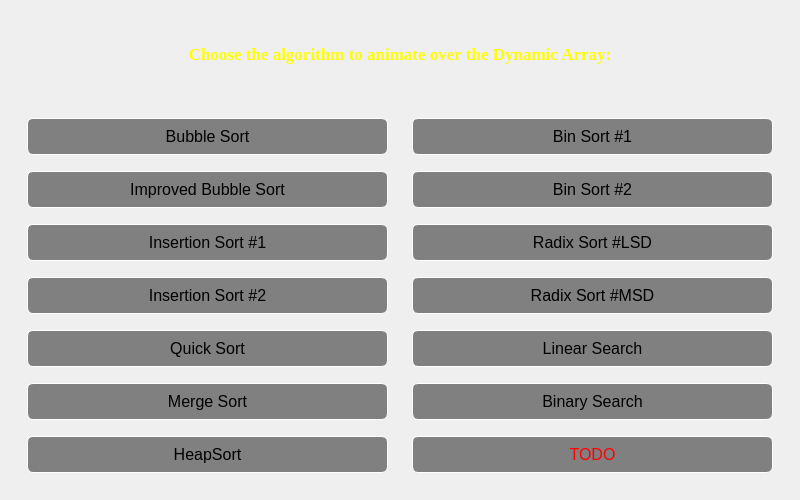
<?xml version="1.0" encoding="UTF-8"?>
<ui version="4.0">
    <class>ArrayPage</class>
    <widget class="QWidget" name="ArrayPage">
        <property name="windowTitle">
            <string>Dynamic Array</string>
        </property>
        <property name="geometry">
            <rect>
                <x>0</x>
                <y>0</y>
                <width>800</width>
                <height>500</height>
            </rect>
        </property>
        <property name="minimumSize">
            <size>
                <width>800</width>
                <height>500</height>
            </size>
        </property>
        <property name="maximumSize">
            <size>
                <width>800</width>
                <height>500</height>
            </size>
        </property>
        <layout class="QVBoxLayout" name="verticalLayout">
            <item>
                <widget class="QLabel" name="label">
                    <property name="font">
                        <font>
                            <family>Times New Roman</family>
                            <pointsize>13</pointsize>
                            <italic>false</italic>
                            <bold>true</bold>
                        </font>
                    </property>
                    <property name="text">
                        <string>Choose the algorithm to animate over the Dynamic Array:</string>
                    </property>
                    <property name="styleSheet">
                        <string notr="true">
                            color: yellow;
                        </string>
                    </property>
                    <property name="alignment">
                        <set>Qt::AlignmentFlag::AlignCenter</set>
                    </property>
                </widget>
            </item>
            <item>
                <layout class="QGridLayout" name="gridLayout">
                    <property name="leftMargin">
                        <number>16</number>
                    </property>
                    <property name="topMargin">
                        <number>16</number>
                    </property>
                    <property name="rightMargin">
                        <number>16</number>
                    </property>
                    <property name="bottomMargin">
                        <number>16</number>
                    </property>
                    <property name="horizontalSpacing">
                        <number>24</number>
                    </property>
                    <property name="verticalSpacing">
                        <number>16</number>
                    </property>

                    <item row="0" column="0">
                        <widget class="QPushButton" name="btnBubbleSort">
                            <property name="text">
                                <string>Bubble Sort</string>
                            </property>
                            <property name="styleSheet">
                                <string notr="true">
                                    QPushButton {
                                    padding: 8px 12px;
                                    color: black;
                                    background: gray;
                                    font-size: 16px;
                                    border: 1px solid white;
                                    border-radius: 6px;
                                    }

                                    QPushButton:hover {
                                    background: #c4c4c4;
                                    }

                                    QPushButton:pressed {
                                    background: #d5e9fd;
                                    font-weight: bold;
                                    }
                                </string>
                            </property>
                            <property name="cursor">
                                <cursorShape>PointingHandCursor</cursorShape>
                            </property>
                        </widget>
                    </item>
                    <item row="1" column="0">
                        <widget class="QPushButton" name="btnImpBubbleSort">
                            <property name="text">
                                <string>Improved Bubble Sort</string>
                            </property>
                            <property name="styleSheet">
                                <string notr="true">
                                    QPushButton {
                                    padding: 8px 12px;
                                    color: black;
                                    background: gray;
                                    font-size: 16px;
                                    border: 1px solid white;
                                    border-radius: 6px;
                                    }

                                    QPushButton:hover {
                                    background: #c4c4c4;
                                    }

                                    QPushButton:pressed {
                                    background: #d5e9fd;
                                    font-weight: bold;
                                    }
                                </string>
                            </property>
                            <property name="cursor">
                                <cursorShape>PointingHandCursor</cursorShape>
                            </property>
                        </widget>
                    </item>
                    <item row="2" column="0">
                        <widget class="QPushButton" name="btnInsertSort1">
                            <property name="text">
                                <string>Insertion Sort #1</string>
                            </property>
                            <property name="styleSheet">
                                <string notr="true">
                                    QPushButton {
                                    padding: 8px 12px;
                                    color: black;
                                    background: gray;
                                    font-size: 16px;
                                    border: 1px solid white;
                                    border-radius: 6px;
                                    }

                                    QPushButton:hover {
                                    background: #c4c4c4;
                                    }

                                    QPushButton:pressed {
                                    background: #d5e9fd;
                                    font-weight: bold;
                                    }
                                </string>
                            </property>
                            <property name="cursor">
                                <cursorShape>PointingHandCursor</cursorShape>
                            </property>
                        </widget>
                    </item>
                    <item row="3" column="0">
                        <widget class="QPushButton" name="btnInsertSort2">
                            <property name="text">
                                <string>Insertion Sort #2</string>
                            </property>
                            <property name="styleSheet">
                                <string notr="true">
                                    QPushButton {
                                    padding: 8px 12px;
                                    color: black;
                                    background: gray;
                                    font-size: 16px;
                                    border: 1px solid white;
                                    border-radius: 6px;
                                    }

                                    QPushButton:hover {
                                    background: #c4c4c4;
                                    }

                                    QPushButton:pressed {
                                    background: #d5e9fd;
                                    font-weight: bold;
                                    }
                                </string>
                            </property>
                            <property name="cursor">
                                <cursorShape>PointingHandCursor</cursorShape>
                            </property>
                        </widget>
                    </item>
                    <item row="4" column="0">
                        <widget class="QPushButton" name="btnQuickSort">
                            <property name="text">
                                <string>Quick Sort</string>
                            </property>
                            <property name="styleSheet">
                                <string notr="true">
                                    QPushButton {
                                    padding: 8px 12px;
                                    color: black;
                                    background: gray;
                                    font-size: 16px;
                                    border: 1px solid white;
                                    border-radius: 6px;
                                    }

                                    QPushButton:hover {
                                    background: #c4c4c4;
                                    }

                                    QPushButton:pressed {
                                    background: #d5e9fd;
                                    font-weight: bold;
                                    }
                                </string>
                            </property>
                            <property name="cursor">
                                <cursorShape>PointingHandCursor</cursorShape>
                            </property>
                        </widget>
                    </item>
                    <item row="5" column="0">
                        <widget class="QPushButton" name="btnMergeSort">
                            <property name="text">
                                <string>Merge Sort</string>
                            </property>
                            <property name="styleSheet">
                                <string notr="true">
                                    QPushButton {
                                    padding: 8px 12px;
                                    color: black;
                                    background: gray;
                                    font-size: 16px;
                                    border: 1px solid white;
                                    border-radius: 6px;
                                    }

                                    QPushButton:hover {
                                    background: #c4c4c4;
                                    }

                                    QPushButton:pressed {
                                    background: #d5e9fd;
                                    font-weight: bold;
                                    }
                                </string>
                            </property>
                            <property name="cursor">
                                <cursorShape>PointingHandCursor</cursorShape>
                            </property>
                        </widget>
                    </item>
                    <item row="6" column="0">
                        <widget class="QPushButton" name="btnHeapSort">
                            <property name="text">
                                <string>HeapSort</string>
                            </property>
                            <property name="styleSheet">
                                <string notr="true">
                                    QPushButton {
                                    padding: 8px 12px;
                                    color: black;
                                    background: gray;
                                    font-size: 16px;
                                    border: 1px solid white;
                                    border-radius: 6px;
                                    }

                                    QPushButton:hover {
                                    background: #c4c4c4;
                                    }

                                    QPushButton:pressed {
                                    background: #d5e9fd;
                                    font-weight: bold;
                                    }
                                </string>
                            </property>
                            <property name="cursor">
                                <cursorShape>PointingHandCursor</cursorShape>
                            </property>
                        </widget>
                    </item>
                    <item row="0" column="1">
                        <widget class="QPushButton" name="btnBinSort1">
                            <property name="text">
                                <string>Bin Sort #1</string>
                            </property>
                            <property name="styleSheet">
                                <string notr="true">
                                    QPushButton {
                                    padding: 8px 12px;
                                    color: black;
                                    background: gray;
                                    font-size: 16px;
                                    border: 1px solid white;
                                    border-radius: 6px;
                                    }

                                    QPushButton:hover {
                                    background: #c4c4c4;
                                    }

                                    QPushButton:pressed {
                                    background: #d5e9fd;
                                    font-weight: bold;
                                    }
                                </string>
                            </property>
                            <property name="cursor">
                                <cursorShape>PointingHandCursor</cursorShape>
                            </property>
                        </widget>
                    </item>
                    <item row="1" column="1">
                        <widget class="QPushButton" name="btnBinSort2">
                            <property name="text">
                                <string>Bin Sort #2</string>
                            </property>
                            <property name="styleSheet">
                                <string notr="true">
                                    QPushButton {
                                    padding: 8px 12px;
                                    color: black;
                                    background: gray;
                                    font-size: 16px;
                                    border: 1px solid white;
                                    border-radius: 6px;
                                    }

                                    QPushButton:hover {
                                    background: #c4c4c4;
                                    }

                                    QPushButton:pressed {
                                    background: #d5e9fd;
                                    font-weight: bold;
                                    }
                                </string>
                            </property>
                            <property name="cursor">
                                <cursorShape>PointingHandCursor</cursorShape>
                            </property>
                        </widget>
                    </item>
                    <item row="2" column="1">
                        <widget class="QPushButton" name="btnRadixSortLSD">
                            <property name="text">
                                <string>Radix Sort #LSD</string>
                            </property>
                            <property name="styleSheet">
                                <string notr="true">
                                    QPushButton {
                                    padding: 8px 12px;
                                    color: black;
                                    background: gray;
                                    font-size: 16px;
                                    border: 1px solid white;
                                    border-radius: 6px;
                                    }

                                    QPushButton:hover {
                                    background: #c4c4c4;
                                    }

                                    QPushButton:pressed {
                                    background: #d5e9fd;
                                    font-weight: bold;
                                    }
                                </string>
                            </property>
                            <property name="cursor">
                                <cursorShape>PointingHandCursor</cursorShape>
                            </property>
                        </widget>
                    </item>
                    <item row="3" column="1">
                        <widget class="QPushButton" name="btnRadixSortMSD">
                            <property name="text">
                                <string>Radix Sort #MSD</string>
                            </property>
                            <property name="styleSheet">
                                <string notr="true">
                                    QPushButton {
                                    padding: 8px 12px;
                                    color: black;
                                    background: gray;
                                    font-size: 16px;
                                    border: 1px solid white;
                                    border-radius: 6px;
                                    }

                                    QPushButton:hover {
                                    background: #c4c4c4;
                                    }

                                    QPushButton:pressed {
                                    background: #d5e9fd;
                                    font-weight: bold;
                                    }
                                </string>
                            </property>
                            <property name="cursor">
                                <cursorShape>PointingHandCursor</cursorShape>
                            </property>
                        </widget>
                    </item>
                    <item row="4" column="1">
                        <widget class="QPushButton" name="btnLinearSearch">
                            <property name="text">
                                <string>Linear Search</string>
                            </property>
                            <property name="styleSheet">
                                <string notr="true">
                                    QPushButton {
                                    padding: 8px 12px;
                                    color: black;
                                    background: gray;
                                    font-size: 16px;
                                    border: 1px solid white;
                                    border-radius: 6px;
                                    }

                                    QPushButton:hover {
                                    background: #c4c4c4;
                                    }

                                    QPushButton:pressed {
                                    background: #d5e9fd;
                                    font-weight: bold;
                                    }
                                </string>
                            </property>
                            <property name="cursor">
                                <cursorShape>PointingHandCursor</cursorShape>
                            </property>
                        </widget>
                    </item>
                    <item row="5" column="1">
                        <widget class="QPushButton" name="btnBinarySearch">
                            <property name="text">
                                <string>Binary Search</string>
                            </property>
                            <property name="styleSheet">
                                <string notr="true">
                                    QPushButton {
                                    padding: 8px 12px;
                                    color: black;
                                    background: gray;
                                    font-size: 16px;
                                    border: 1px solid white;
                                    border-radius: 6px;
                                    }

                                    QPushButton:hover {
                                    background: #c4c4c4;
                                    }

                                    QPushButton:pressed {
                                    background: #d5e9fd;
                                    font-weight: bold;
                                    }
                                </string>
                            </property>
                            <property name="cursor">
                                <cursorShape>PointingHandCursor</cursorShape>
                            </property>
                        </widget>
                    </item>
                    <item row="6" column="1">
                        <widget class="QPushButton" name="btnTODO">
                            <property name="text">
                                <string>TODO</string>
                            </property>
                            <property name="styleSheet">
                                <string notr="true">
                                    QPushButton {
                                    padding: 8px 12px;
                                    color: red;
                                    background: gray;
                                    font-size: 16px;
                                    border: 1px solid white;
                                    border-radius: 6px;
                                    }

                                    QPushButton:hover {
                                    background: #c4c4c4;
                                    }

                                    QPushButton:pressed {
                                    background: #d5e9fd;
                                    font-weight: bold;
                                    }
                                </string>
                            </property>
                            <property name="cursor">
                                <cursorShape>PointingHandCursor</cursorShape>
                            </property>
                        </widget>
                    </item>
                </layout>
            </item>
        </layout>
    </widget>
    <resources/>
    <connections/>
</ui>
